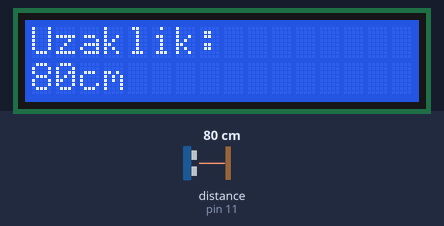
Simulated run of this sketch. Board: Arduino Uno, built with avr-gcc and run on an emulated ATmega328P. Parts: 16×2 character LCD. Wiring (inferred from the names in the program): ultrasonic range finder: trigger pin 12; echo pin 11. Inputs (shaded band) come from the test bench; at power-on: distance to the obstacle (sensor on pin 11) 80 cm. The echo pulse lasts 58.3 µs per cm.

Above: at 1.2 s.
1.3 s: distance to the obstacle (sensor on pin 11) set to 2 cm
At 1.9 s:
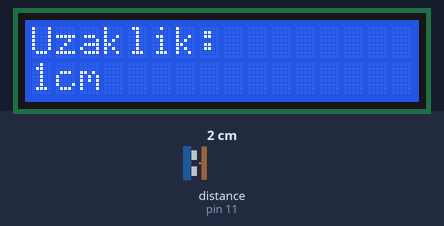
3.1 s: distance to the obstacle (sensor on pin 11) set to 4 cm
At 3.8 s:
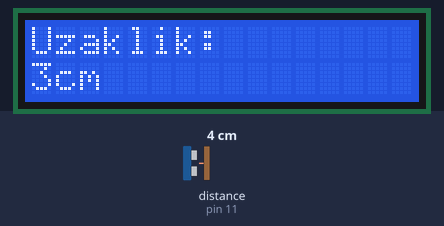
4.8 s: distance to the obstacle (sensor on pin 11) set to 9 cm
At 5.8 s:
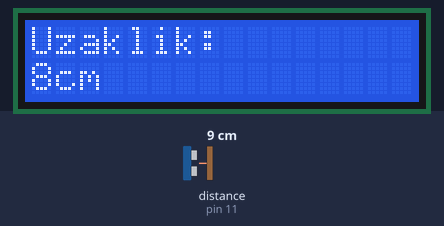
Timing chart, 0 to 7.8 s (numbered marks = the images above; inputs shaded):
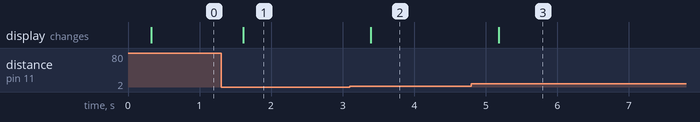

Measured:
- after the input at 1.3 s, the display: changes after 0.31 s (image 1)
- after the input at 3.1 s, the display: changes after 0.30 s (image 2)
- after the input at 4.8 s, the display: changes after 0.38 s (image 3)

The sketch:

helloworld.ino
```cpp
#include <LiquidCrystal.h>
int rs = 8, e=7, d4=6, d5=5, d6=4, d7=3,trigPin = 12, echoPin=11,sure,uzaklik;
LiquidCrystal lcd(rs,e,d4,d5,d6,d7);

void setup() {
  // put your setup code here, to run once:
  pinMode(trigPin, OUTPUT);
  pinMode(echoPin, INPUT);
  lcd.begin(16, 2);
}

void loop() {
  // put your main code here, to run repeatedly:
  digitalWrite(trigPin,LOW);
  delayMicroseconds(5);
  digitalWrite(trigPin,HIGH);
  delayMicroseconds(10);
  digitalWrite(trigPin,LOW);
  sure= pulseIn(echoPin,HIGH,11600);
  uzaklik= sure*0.0345/2;
  delay(250);
  lcd.clear();
  lcd.setCursor(0,0);
  lcd.print("Uzaklik:");
  lcd.setCursor(0,1);
  lcd.print(uzaklik);
  lcd.print("cm");
}
```
